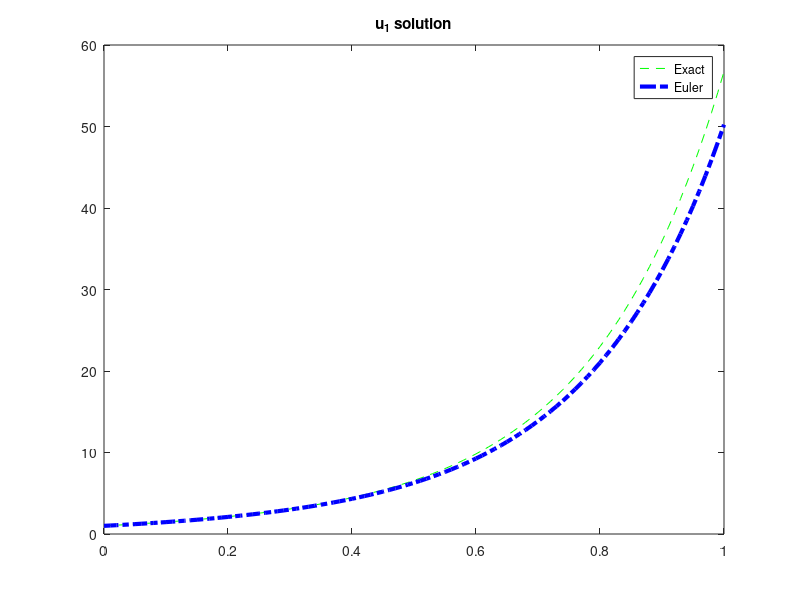
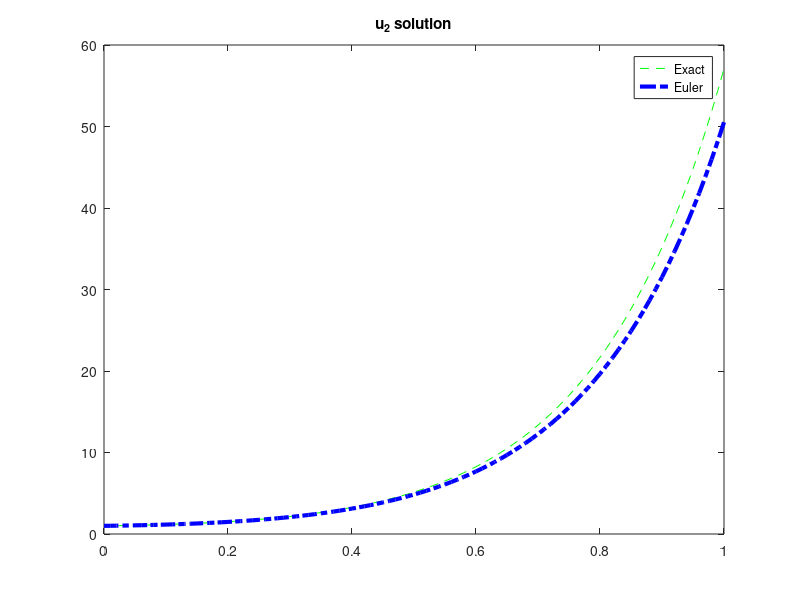

MATLAB code for these plots, in order:
%System of IVPs
close all
clear all
h=0.01;
t=[0:h:1];
N=length(t);


%numerical approx to u_1 is w1
%numerical approx to u_2 is w2
w1(1)=1;
w2(1)=1;
%exact solution
%Let f=right hand side of u'_1
f=@(ti,w1,w2) 3*w1+2*w2-(2*(ti)^2+1)*exp(2*ti);
%Let g= right hand side of u'_2
g=@(ti,w1,w2) 4*w1+1*w2+((ti)^2+2*ti-4)*exp(2*ti);

%Actual solutions
u1=(1/3)*exp(5*t)-(1/3)*exp(-t)+exp(2*t);
u2=(1/3)*exp(5*t)+(2/3)*exp(-t)+t.^2.*exp(2*t);

for i=1:N-1
    %Euler method update approximation for 2 variables
    w1(i+1)=w1(i)+h*f(t(i),w1(i),w2(i));
    w2(i+1)=w2(i)+h*g(t(i),w1(i),w2(i));
end

figure(1)
plot(t,u1,'--g')
hold on
plot(t,w1,'-.b','LineWidth',3)
legend('Exact','Euler')
title('u_1 solution')
    
figure(2)
plot(t,u2,'--g')
hold on
plot(t,w2,'-.b','LineWidth',3)
legend('Exact','Euler')
title('u_2 solution')
    